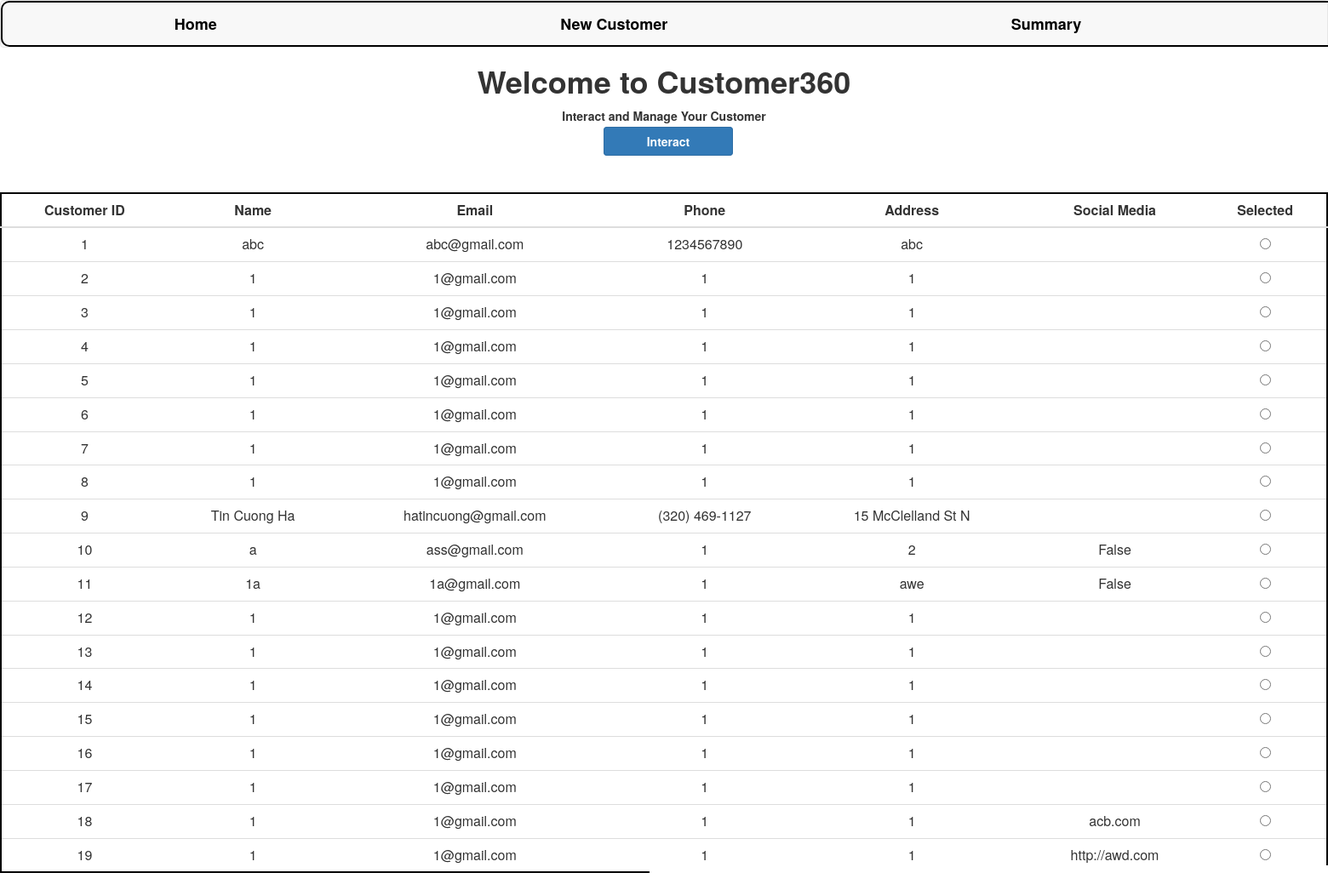
The page / on the database its author committed.
### customer360/models.py (models this page shows, shortened)
class Customer(models.Model):
    id = models.AutoField(primary_key=True)
    name = models.CharField(max_length=100)
    email = models.EmailField(max_length=100)
    phone = models.CharField(max_length=20)
    address = models.CharField(max_length=200)
    social_media = models.URLField(max_length=200, blank=True)

### customer360/views.py (the view)
# urls.py: path('', views.index, name='index'),
def index(request):
    customers = Customer.objects.all()
    context = {'customers': customers}
    return render(request, 'index.html', context=context)

### customer360/templates/index.html (shortened to what this page needs)
{% extends 'base.html' %}
{% load static %}
{% block content %}
<html>
    <head>
    </head>
    <body>
        <h1>Welcome to Customer360</h1>
        <p>Interact and Manage Your Customer</p>
        <a class='btn btn-primary' style='font-weight:bold; display:inline' onclick='set_customer()'>Interact</a>
        <table class='table'>
                <tr>
                    <th>Customer ID</th>
                    <th>Name</th>
                    <th>Email</th>
                    <th>Phone</th>
                    <th>Address</th>
                    <th>Social Media</th>
                    <th>Selected</th>
                </tr>
            <tbody>
                {% for customer in customers %}
                    <tr>
                        <td>{{customer.id}}</td>
                        <td>{{customer.name}}</td>
                        <td>{{customer.email}}</td>
                        <td>{{customer.phone}}</td>
                        <td>{{customer.address}}</td>
                        <td>{{customer.social_media}}</td>
                        <td><input type='radio' name='selected_customer' value='{{customer.id}}'></td>
                    </tr>
                {% endfor %}
            </tbody>
        </table>
    </body>
</html>
{% endblock content %}

### customer360/templates/base.html (shortened to what this page needs)
{% load static %}
<html>
    <head>
        <link rel='stylesheet' href='https://maxcdn.bootstrapcdn.com/bootstrap/3.4.1/css/bootstrap.min.css'>
        <link rel='stylesheet' href="{% static 'css/main.css' %}">
    </head>
    <body>
        <nav class='navbar navbar-default'>
            <ul class='nav navbar-nav'>
                <li><a style='color:black;' href='/'>Home</a></li>
                <li><a style='color:black;' href='/create'>New Customer</a></li>
                <li><a style='color:black;' href='summary'>Summary</a></li>
            </ul>
        </nav>
        {% block content %}
        {% endblock %}
    </body>
</html>

### static/css/main.css (style rules this page uses)
body { text-align: center; margin: auto; }
h1,p { font-weight: bold; }
table { margin: auto; border: 2px solid #000000; margin-top: 50px; border-radius: 15px; background-color: white; text-align: center; }
th { text-align: center; }
.nav { width: 200%; border: 2px solid black; border-radius: 10px; }
.nav li { margin-right: 6%; margin-left: 6%; font-size: large; font-weight: bold; }
.btn { display: flex; margin-top: 10px; margin-bottom: 10px; padding-left: 50px; padding-right: 50px; text-align: left; margin-left: 10px; }

### rows shown on the page
Customer: id "1", name "abc", email "abc@gmail.com", phone "1234567890", address "abc"
Customer: id "2", name "1", email "1@gmail.com", phone "1", address "1"
Customer: id "3", name "1", email "1@gmail.com", phone "1", address "1"
Customer: id "4", name "1", email "1@gmail.com", phone "1", address "1"
Customer: id "5", name "1", email "1@gmail.com", phone "1", address "1"
Customer: id "6", name "1", email "1@gmail.com", phone "1", address "1"
Customer: id "7", name "1", email "1@gmail.com", phone "1", address "1"
Customer: id "8", name "1", email "1@gmail.com", phone "1", address "1"
Customer: id "9", name "Tin Cuong Ha", email "hatincuong@gmail.com", phone "(320) 469-1127", address "15 McClelland St N"
Customer: id "10", name "a", email "ass@gmail.com", phone "1", address "2", social_media "False"
Customer: id "11", name "1a", email "1a@gmail.com", phone "1", address "awe", social_media "False"
Customer: id "12", name "1", email "1@gmail.com", phone "1", address "1"
Customer: id "13", name "1", email "1@gmail.com", phone "1", address "1"
Customer: id "14", name "1", email "1@gmail.com", phone "1", address "1"
Customer: id "15", name "1", email "1@gmail.com", phone "1", address "1"
Customer: id "16", name "1", email "1@gmail.com", phone "1", address "1"
Customer: id "17", name "1", email "1@gmail.com", phone "1", address "1"
Customer: id "18", name "1", email "1@gmail.com", phone "1", address "1", social_media "acb.com"
Customer: id "19", name "1", email "1@gmail.com", phone "1", address "1", social_media "http://awd.com"
